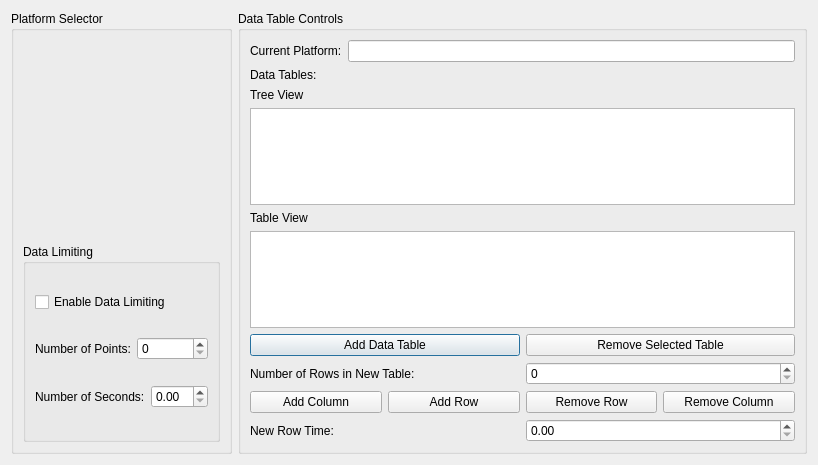
<?xml version="1.0" encoding="UTF-8"?>
<ui version="4.0">
 <class>MainWindow</class>
 <widget class="QDialog" name="MainWindow">
  <property name="geometry">
   <rect>
    <x>0</x>
    <y>0</y>
    <width>818</width>
    <height>465</height>
   </rect>
  </property>
  <property name="windowTitle">
   <string>Data Table View Test</string>
  </property>
  <layout class="QHBoxLayout" name="horizontalLayout_4">
   <item>
    <widget class="QGroupBox" name="PlatformControlsGroupBox">
     <property name="sizePolicy">
      <sizepolicy hsizetype="Minimum" vsizetype="Preferred">
       <horstretch>0</horstretch>
       <verstretch>0</verstretch>
      </sizepolicy>
     </property>
     <property name="maximumSize">
      <size>
       <width>400</width>
       <height>16777215</height>
      </size>
     </property>
     <property name="title">
      <string>Platform Selector</string>
     </property>
     <layout class="QVBoxLayout" name="verticalLayout_3">
      <item>
       <widget class="simQt::EntityTreeComposite" name="EntityTreeComposite">
        <property name="sizePolicy">
         <sizepolicy hsizetype="Minimum" vsizetype="Preferred">
          <horstretch>0</horstretch>
          <verstretch>0</verstretch>
         </sizepolicy>
        </property>
       </widget>
      </item>
      <item>
       <widget class="QGroupBox" name="DataLimitingGroupBox">
        <property name="title">
         <string>Data Limiting</string>
        </property>
        <layout class="QVBoxLayout" name="verticalLayout">
         <item>
          <widget class="QCheckBox" name="DataLimitEnableCheckBox">
           <property name="text">
            <string>Enable Data Limiting</string>
           </property>
          </widget>
         </item>
         <item>
          <layout class="QHBoxLayout" name="horizontalLayout_8">
           <item>
            <widget class="QLabel" name="DataLimitPointsLabel">
             <property name="text">
              <string>Number of Points:</string>
             </property>
            </widget>
           </item>
           <item>
            <widget class="QSpinBox" name="DataLimitPointsSpinBox"/>
           </item>
          </layout>
         </item>
         <item>
          <layout class="QHBoxLayout" name="horizontalLayout_9">
           <item>
            <widget class="QLabel" name="DataLimitTimeLabel">
             <property name="text">
              <string>Number of Seconds:</string>
             </property>
            </widget>
           </item>
           <item>
            <widget class="QDoubleSpinBox" name="DataLimitTimeSpinBox"/>
           </item>
          </layout>
         </item>
        </layout>
       </widget>
      </item>
     </layout>
    </widget>
   </item>
   <item>
    <widget class="QGroupBox" name="DataTableGroupBox">
     <property name="minimumSize">
      <size>
       <width>500</width>
       <height>0</height>
      </size>
     </property>
     <property name="title">
      <string>Data Table Controls</string>
     </property>
     <layout class="QVBoxLayout" name="verticalLayout_2">
      <item>
       <layout class="QHBoxLayout" name="horizontalLayout_2">
        <item>
         <widget class="QLabel" name="PlatformNameLabel">
          <property name="text">
           <string>Current Platform:</string>
          </property>
         </widget>
        </item>
        <item>
         <widget class="QLineEdit" name="PlatformNameEdit">
          <property name="readOnly">
           <bool>true</bool>
          </property>
         </widget>
        </item>
       </layout>
      </item>
      <item>
       <layout class="QHBoxLayout" name="horizontalLayout_3">
        <item>
         <widget class="QLabel" name="DataTableListLabel">
          <property name="text">
           <string>Data Tables:</string>
          </property>
         </widget>
        </item>
        <item>
         <widget class="simQt::DataTableComboBox" name="DataTableComboBox"/>
        </item>
       </layout>
      </item>
      <item>
       <widget class="QLabel" name="TreeViewLabel">
        <property name="text">
         <string>Tree View</string>
        </property>
       </widget>
      </item>
      <item>
       <widget class="QTreeView" name="DataTableTreeView">
        <property name="editTriggers">
         <set>QAbstractItemView::NoEditTriggers</set>
        </property>
        <property name="showDropIndicator" stdset="0">
         <bool>false</bool>
        </property>
        <property name="rootIsDecorated">
         <bool>false</bool>
        </property>
        <property name="itemsExpandable">
         <bool>false</bool>
        </property>
        <property name="expandsOnDoubleClick">
         <bool>false</bool>
        </property>
        <attribute name="headerDefaultSectionSize">
         <number>80</number>
        </attribute>
        <attribute name="headerStretchLastSection">
         <bool>false</bool>
        </attribute>
       </widget>
      </item>
      <item>
       <widget class="QLabel" name="TableViewLabel">
        <property name="text">
         <string>Table View</string>
        </property>
       </widget>
      </item>
      <item>
       <widget class="QTableView" name="tableViewTest">
        <property name="selectionMode">
         <enum>QAbstractItemView::SingleSelection</enum>
        </property>
        <property name="selectionBehavior">
         <enum>QAbstractItemView::SelectRows</enum>
        </property>
        <property name="showGrid">
         <bool>false</bool>
        </property>
        <attribute name="horizontalHeaderDefaultSectionSize">
         <number>80</number>
        </attribute>
        <attribute name="verticalHeaderVisible">
         <bool>false</bool>
        </attribute>
        <attribute name="verticalHeaderDefaultSectionSize">
         <number>20</number>
        </attribute>
       </widget>
      </item>
      <item>
       <layout class="QHBoxLayout" name="horizontalLayout">
        <item>
         <widget class="QPushButton" name="AddDataTableButton">
          <property name="text">
           <string>Add Data Table</string>
          </property>
         </widget>
        </item>
        <item>
         <widget class="QPushButton" name="RemoveTableButton">
          <property name="text">
           <string>Remove Selected Table</string>
          </property>
         </widget>
        </item>
       </layout>
      </item>
      <item>
       <layout class="QHBoxLayout" name="horizontalLayout_6">
        <item>
         <widget class="QLabel" name="TableSizeLabel">
          <property name="text">
           <string>Number of Rows in New Table:</string>
          </property>
         </widget>
        </item>
        <item>
         <widget class="QSpinBox" name="TableSizeSpinBox">
          <property name="maximum">
           <number>5000</number>
          </property>
         </widget>
        </item>
       </layout>
      </item>
      <item>
       <layout class="QHBoxLayout" name="horizontalLayout_5">
        <item>
         <widget class="QPushButton" name="AddColumnButton">
          <property name="text">
           <string>Add Column</string>
          </property>
         </widget>
        </item>
        <item>
         <widget class="QPushButton" name="AddRowButton">
          <property name="toolTip">
           <string/>
          </property>
          <property name="text">
           <string>Add Row</string>
          </property>
         </widget>
        </item>
        <item>
         <widget class="QPushButton" name="RemoveRowButton">
          <property name="text">
           <string>Remove Row</string>
          </property>
         </widget>
        </item>
        <item>
         <widget class="QPushButton" name="RemoveColumnButton">
          <property name="text">
           <string>Remove Column</string>
          </property>
         </widget>
        </item>
       </layout>
      </item>
      <item>
       <layout class="QHBoxLayout" name="horizontalLayout_7">
        <item>
         <widget class="QLabel" name="RowTimeLabel">
          <property name="text">
           <string>New Row Time:</string>
          </property>
         </widget>
        </item>
        <item>
         <widget class="QDoubleSpinBox" name="RowTimeSpinBox">
          <property name="maximum">
           <double>100000000.000000000000000</double>
          </property>
         </widget>
        </item>
       </layout>
      </item>
     </layout>
    </widget>
   </item>
  </layout>
 </widget>
 <customwidgets>
  <customwidget>
   <class>simQt::DataTableComboBox</class>
   <extends>QWidget</extends>
   <header>simQt/DataTableComboBox.h</header>
  </customwidget>
  <customwidget>
   <class>simQt::EntityTreeComposite</class>
   <extends>QWidget</extends>
   <header>simQt/EntityTreeComposite.h</header>
   <container>1</container>
  </customwidget>
 </customwidgets>
 <resources/>
 <connections/>
</ui>
